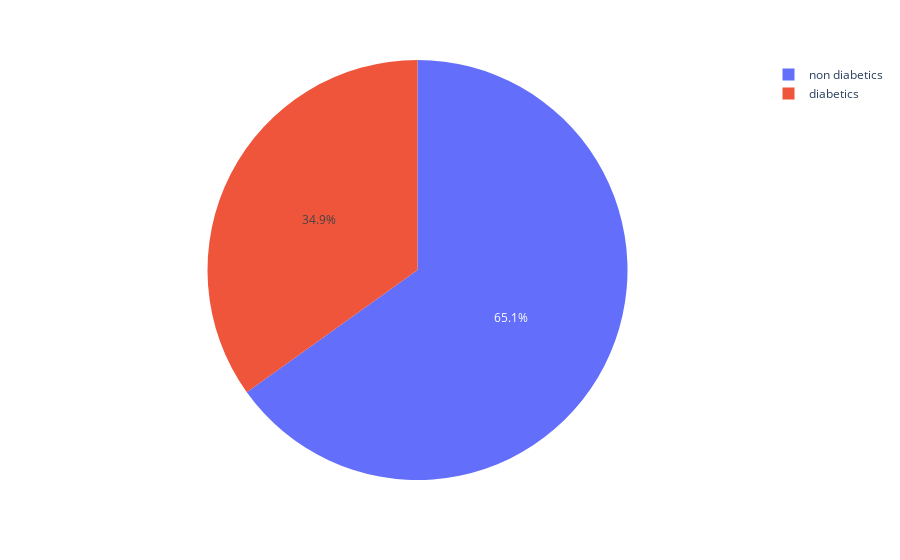

Notebook code cell kept with this figure:
### Code cell
import plotly.express as px
plt.figure(figsize=(10,5))
col = ['non diabetics','diabetics']
px.pie(df,values=df['Outcome'].value_counts(),names=col)

### Figure 1 — Plotly figure (JSON) as saved in the notebook; plotly's stock layout.template omitted (floating-point values rounded to 4 significant figures)
{"data": [{"domain": {"x": [0, 1], "y": [0, 1]}, "hovertemplate": "label=%{label}<br>value=%{value}<extra></extra>", "labels": ["non diabetics", "diabetics"], "legendgroup": "", "name": "", "showlegend": true, "type": "pie", "values": [500, 268]}], "layout": {"legend": {"tracegroupgap": 0}, "margin": {"t": 60}}}
